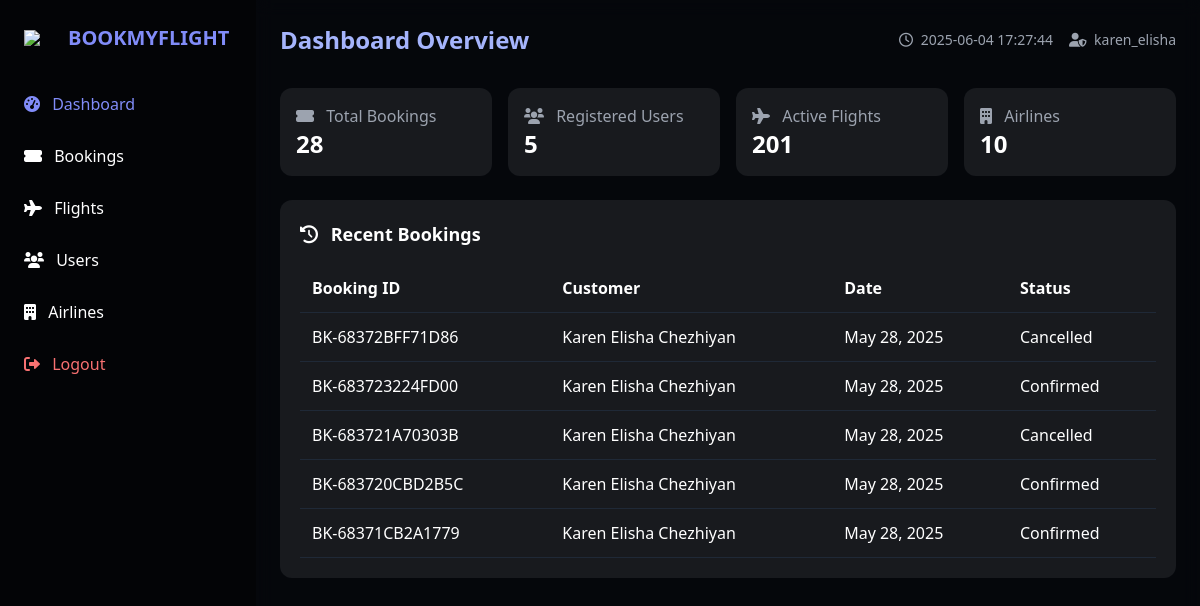
Screenshot of /test.php (signed in) with the database file from the repository.
### tables this page shows
CREATE TABLE `bookings` (
  `booking_id` int(11) NOT NULL,
  `booking_reference` varchar(20) NOT NULL,
  `user_id` int(11) NOT NULL,
  `flight_id` int(11) NOT NULL,
  `booking_date` datetime NOT NULL,
  `travel_date` date NOT NULL,
  `num_passengers` int(11) NOT NULL,
  `total_amount` decimal(10,2) NOT NULL,
  `contact_email` varchar(100) NOT NULL,
  `contact_phone` varchar(20) NOT NULL,
  `booking_status` enum('Pending','Confirmed','Cancelled') NOT NULL DEFAULT 'Pending',
  `payment_status` enum('Pending','Completed','Failed','Refunded') NOT NULL DEFAULT 'Pending',
  `payment_method` varchar(50) DEFAULT NULL,
  `created_at` datetime NOT NULL,
  `updated_at` datetime NOT NULL,
  `payment_details` varchar(255) DEFAULT NULL
);

CREATE TABLE `users` (
  `user_id` int(11) NOT NULL,
  `full_name` varchar(100) NOT NULL,
  `email` varchar(100) NOT NULL,
  `phone` varchar(15) NOT NULL,
  `password` varchar(255) NOT NULL,
  `member_since` timestamp NOT NULL DEFAULT current_timestamp(),
  `loyalty_points` int(11) DEFAULT 0,
  `loyalty_tier` enum('Bronze','Silver','Gold','Platinum') DEFAULT 'Bronze',
  `created_at` timestamp NULL DEFAULT current_timestamp(),
  `reset_code` varchar(255) DEFAULT NULL,
  `reset_expiry` datetime DEFAULT NULL
);

### test.php (the view, shortened to what this page needs)
<?php
$db_host = "localhost";
$db_user = "root";
$db_pass = "";
$db_name = "airlines";
$mysqli = new mysqli($db_host, $db_user, $db_pass, $db_name);
$active_section = isset($_GET['section']) ? $_GET['section'] : 'dashboard';
$bookings_count = $mysqli->query("SELECT COUNT(*) as count FROM bookings")->fetch_assoc()['count'];
$users_count = $mysqli->query("SELECT COUNT(*) as count FROM users")->fetch_assoc()['count'];
$flights_count = $mysqli->query("SELECT COUNT(*) as count FROM flights")->fetch_assoc()['count'];
$airlines_count = $mysqli->query("SELECT COUNT(*) as count FROM airlines")->fetch_assoc()['count'];
$recent_bookings = $mysqli->query("SELECT b.booking_reference, u.full_name, b.booking_date, b.booking_status
                                FROM bookings b
                                JOIN users u ON b.user_id = u.user_id
                                ORDER BY b.booking_date DESC
                                LIMIT 5")->fetch_all(MYSQLI_ASSOC);
?>
<!DOCTYPE html>
<html lang="en">
<head>
  <script src="https://cdn.tailwindcss.com"></script>
  <link rel="stylesheet" href="https://cdnjs.cloudflare.com/ajax/libs/font-awesome/6.0.0/css/all.min.css">
</head>
<body class="bg-gray-900 text-white min-h-screen flex">
  <aside class="sidebar w-64 p-6 hidden md:block">
    <div class="flex items-center mb-8">
      <img src="https://img.icons8.com/ios-filled/50/ffffff/airplane-mode-on.png" class="w-8 mr-3">
      <h1 class="text-xl font-bold text-indigo-400">BOOKMYFLIGHT</h1>
    </div>
    <nav class="space-y-3">
      <a href="?section=dashboard" class="block nav-item py-2 <?= $active_section === 'dashboard' ? 'text-indigo-400' : '' ?>">
        <i class="fas fa-tachometer-alt mr-2"></i> Dashboard
      </a>
      <a href="?section=bookings" class="block nav-item py-2 <?= $active_section === 'bookings' ? 'text-indigo-400' : '' ?>">
        <i class="fas fa-ticket-alt mr-2"></i> Bookings
      </a>
      <a href="?section=flights" class="block nav-item py-2 <?= $active_section === 'flights' ? 'text-indigo-400' : '' ?>">
        <i class="fas fa-plane mr-2"></i> Flights
      </a>
      <a href="?section=users" class="block nav-item py-2 <?= $active_section === 'users' ? 'text-indigo-400' : '' ?>">
        <i class="fas fa-users mr-2"></i> Users
      </a>
      <a href="?section=airlines" class="block nav-item py-2 <?= $active_section === 'airlines' ? 'text-indigo-400' : '' ?>">
        <i class="fas fa-building mr-2"></i> Airlines
      </a>
      <a href="?logout" class="block nav-item py-2 text-red-400 mt-8">
        <i class="fas fa-sign-out-alt mr-2"></i> Logout
      </a>
    </nav>
  </aside>
  <main class="main-content flex-1 p-6 overflow-y-auto">
    <header class="flex justify-between items-center mb-8">
      <h2 class="text-2xl font-bold text-indigo-300">
        <?= ucfirst($active_section) ?> <?= $active_section === 'dashboard' ? 'Overview' : '' ?>
      </h2>
      <div class="flex items-center space-x-4">
        <span class="text-sm text-gray-400">
          <i class="far fa-clock mr-1"></i> <?= date('Y-m-d H:i:s') ?>
        </span>
        <span class="text-sm text-gray-400">
          <i class="fas fa-user-shield mr-1"></i> <?= $_SESSION['admin_username'] ?>
        </span>
      </div>
    </header>
    <section id="dashboardSection" class="section <?= $active_section === 'dashboard' ? 'active' : '' ?>">
      <div class="grid grid-cols-1 md:grid-cols-2 lg:grid-cols-4 gap-4 mb-6">
        <div class="card p-4 rounded-xl">
          <div class="text-gray-400"><i class="fas fa-ticket-alt mr-2"></i> Total Bookings</div>
          <div class="text-2xl font-bold"><?= $bookings_count ?></div>
        </div>
        <div class="card p-4 rounded-xl">
          <div class="text-gray-400"><i class="fas fa-users mr-2"></i> Registered Users</div>
          <div class="text-2xl font-bold"><?= $users_count ?></div>
        </div>
        <div class="card p-4 rounded-xl">
          <div class="text-gray-400"><i class="fas fa-plane mr-2"></i> Active Flights</div>
          <div class="text-2xl font-bold"><?= $flights_count ?></div>
        </div>
        <div class="card p-4 rounded-xl">
          <div class="text-gray-400"><i class="fas fa-building mr-2"></i> Airlines</div>
          <div class="text-2xl font-bold"><?= $airlines_count ?></div>
        </div>
      </div>
        <div class="card p-5 rounded-xl lg:col-span-2">
          <h3 class="text-lg font-semibold mb-4"><i class="fas fa-history mr-2"></i> Recent Bookings</h3>
          <div class="overflow-x-auto">
            <table class="w-full">
              <thead>
                <tr class="border-b border-gray-800 text-left">
                  <th class="p-3">Booking ID</th>
                  <th class="p-3">Customer</th>
                  <th class="p-3">Date</th>
                  <th class="p-3">Status</th>
                </tr>
              </thead>
              <tbody>
                <?php foreach ($recent_bookings as $booking): ?>
                <tr class="table-row border-b border-gray-800">
                  <td class="p-3"><?= $booking['booking_reference'] ?></td>
                  <td class="p-3"><?= $booking['full_name'] ?></td>
                  <td class="p-3"><?= date('M d, Y', strtotime($booking['booking_date'])) ?></td>
                  <td class="p-3">
                    <span class="badge <?=
                      $booking['booking_status'] === 'Confirmed' ? 'badge-success' :
                      ($booking['booking_status'] === 'Pending' ? 'badge-warning' : 'badge-danger')
                    ?>">
                      <?= $booking['booking_status'] ?>
                    </span>
                  </td>
                </tr>
                <?php endforeach; ?>
              </tbody>
            </table>
          </div>
        </div>
    </section>
  </main>
</body>
</html>

### test.php (style rules this page uses)
.sidebar { background: rgba(0, 0, 0, 0.85); }
.main-content { background: rgba(0, 0, 0, 0.7); backdrop-filter: blur(8px); }
.card { background: rgba(255, 255, 255, 0.08); transition: all 0.3s ease; }
.nav-item { transition: color 0.2s ease; }
.section { display: none; opacity: 0; transition: opacity 0.3s ease; }
.section.active { display: block; opacity: 1; }
.badge { @apply px-2 py-1 rounded text-xs; }
.badge-success { @apply bg-green-900 text-green-300; }
.badge-danger { @apply bg-red-900 text-red-300; }

### rows the page displays
bookings: booking_reference "BK-68372BFF71D86", user.full_name "Karen Elisha Chezhiyan", booking_date "May 28, 2025", booking_status "Cancelled"
bookings: booking_reference "BK-683723224FD00", user.full_name "Karen Elisha Chezhiyan", booking_date "May 28, 2025", booking_status "Confirmed"
bookings: booking_reference "BK-683721A70303B", user.full_name "Karen Elisha Chezhiyan", booking_date "May 28, 2025", booking_status "Cancelled"
bookings: booking_reference "BK-683720CBD2B5C", user.full_name "Karen Elisha Chezhiyan", booking_date "May 28, 2025", booking_status "Confirmed"
bookings: booking_reference "BK-68371CB2A1779", user.full_name "Karen Elisha Chezhiyan", booking_date "May 28, 2025", booking_status "Confirmed"

### other values shown
$active_section "Dashboard"
$_SESSION['admin_username'] "karen_elisha"
$bookings_count "28"
$users_count "5"
$flights_count "201"
$airlines_count "10"
